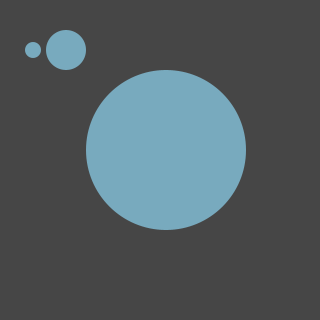
Frame 1 (no input)
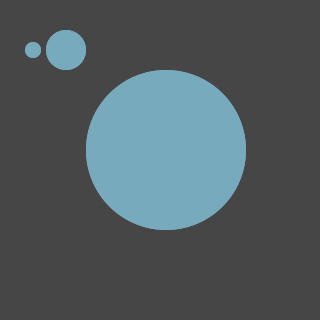
Frame 2 (the mouse pressed at the canvas centre, redrawn once)

The Processing sketch that drew these frames (run headless with seeded random() and noise(); the mouse was pressed at the canvas centre and the sketch redrawn once):

// Processing sketch: processing_171583
// ── processing_171583.pde

Spot sp1, sp2, sp3;

void setup() {
  size(320, 320);
  noLoop();
  noStroke();
  background(70);
  // Run the constructor without parameters
  sp1 = new Spot();
  // Run the constructor with three parameters
  sp2 = new Spot(66, 50, 20);
  sp3 = new Spot(166, 150, 80);
}

void draw() {
    fill(120,170,190);
    sp1.display();
    sp2.display();
    sp3.display();
}
class Spot {
float x, y, radius;
// First version of the Spot constructor;
// the fields are assigned default values
Spot() {
x = 33;
y = 50;
radius = 8;
}
// Second version of the Spot constructor;
// the fields are assigned with parameters
Spot(float xpos, float ypos, float r) {
x = xpos;
y = ypos;
radius = r;
}
void display() {
ellipse(x, y, radius*2, radius*2);
}
}
